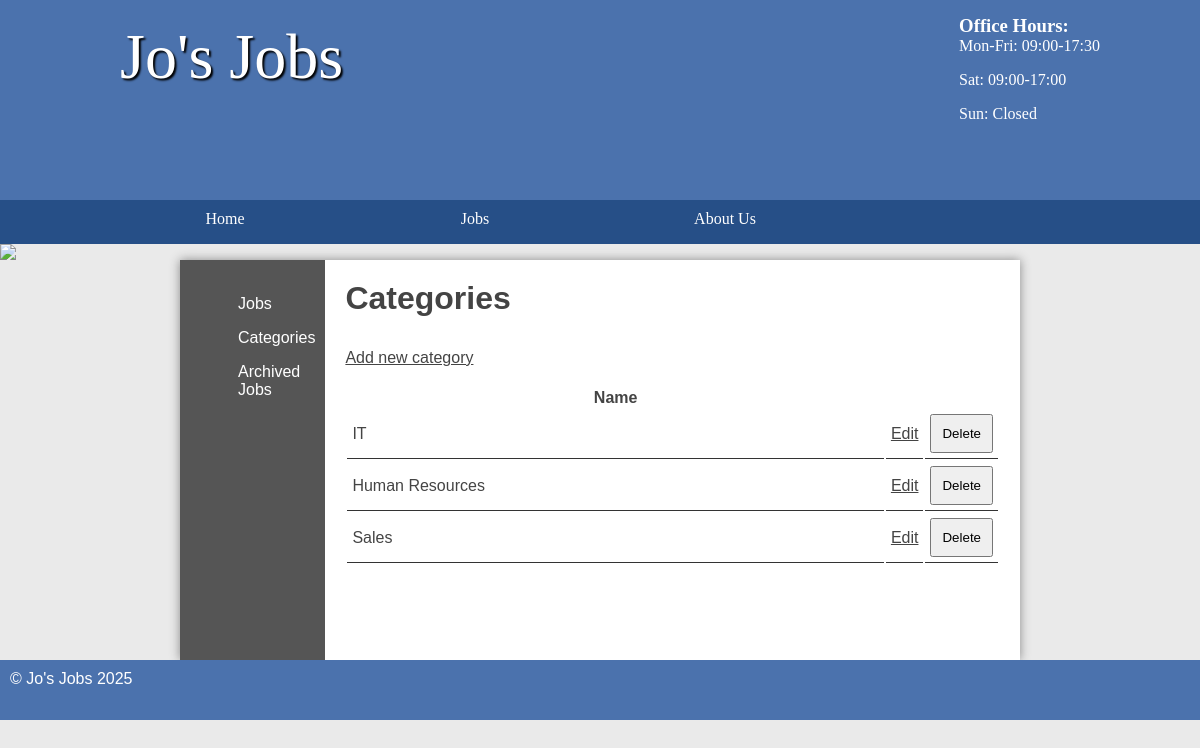
Page /jobs/public/admin/categories.php (signed in) on the committed database.
### tables this page shows
CREATE TABLE `category` (
  `id` int(11) NOT NULL AUTO_INCREMENT,
  `name` varchar(45) DEFAULT NULL,
  PRIMARY KEY (`id`)
);

### jobs/public/admin/categories.php (the view, shortened to what this page needs)
<?php
$pdo = new PDO('mysql:dbname=job;host=mysql', 'student', 'student');
?>
<!DOCTYPE html>
<html>
	<head>
		<link rel="stylesheet" href="/styles.css"/>
	</head>
	<body>
	<header>
		<section>
			<aside>
				<h3>Office Hours:</h3>
				<p>Mon-Fri: 09:00-17:30</p>
				<p>Sat: 09:00-17:00</p>
				<p>Sun: Closed</p>
			</aside>
			<h1>Jo's Jobs</h1>
		</section>
	</header>
	<nav>
		<ul>
			<li><a href="/">Home</a></li>
			<li>Jobs
			</li>
			<li><a href="/about.html">About Us</a></li>
		</ul>
	</nav>
	<img src="/images/randombanner.php"/>
	<main class="sidebar">
	<section class="left">
		<ul>
			<li><a href="jobs.php">Jobs</a></li>
			<li><a href="categories.php">Categories</a></li>
			<li><a href="archivedjobs.php">Archived Jobs</a></li>
		</ul>
	</section>
	<section class="right">
	<?php
		if (isset($_SESSION['loggedin']) && $_SESSION['loggedin'] == true) {
		?>
			<h2>Categories</h2>
			<a class="new" href="addcategory.php">Add new category</a>
			<?php
			echo '<table>';
			echo '<thead>';
			echo '<tr>';
			echo '<th>Name</th>';
			echo '<th style="width: 5%">&nbsp;</th>';
			echo '<th style="width: 5%">&nbsp;</th>';
			echo '</tr>';
			$categories = $pdo->query('SELECT * FROM category');
			foreach ($categories as $category) {
				echo '<tr>';
				echo '<td>' . $category['name'] . '</td>';
				echo '<td><a style="float: right" href="editcategory.php?id=' . $category['id'] . '">Edit</a></td>';
				echo '<td><form method="post" action="deletecategory.php">
				<input type="hidden" name="id" value="' . $category['id'] . '" />
				<input type="submit" name="submit" value="Delete" />
				</form></td>';
				echo '</tr>';
			}
			echo '</thead>';
			echo '</table>';
		}
	?>
</section>
	</main>
	<footer>
		&copy; Jo's Jobs 2025
	</footer>
</body>
</html>

### jobs/public/styles.css (style rules this page uses)
* { margin: 0; padding: 0; }
html { font-family: 'Oxygen-Regular', verdana, sans-serif; }
body { background-color: #eaeaea; }
header { background-color: #4b72ad ; color: white; height: 200px; }
header aside { float: right; margin-top: 15px; }
header section { width: 1000px; display: block; margin:auto; }
header h1 { float: left; margin-left: 20px; }
nav { width: 100%; background-color: #264f87; overflow: auto; }
body > img { width: 100%; display: block; }
nav ul { width: 1000px; margin: auto; display: block; list-style-type: none; }
nav ul li { width: 25%; float: left; overflow: auto; text-align: center; }
nav li { color: white; padding-top: 10px; display: block; }
nav a { color: white; text-decoration: none }
main ul { margin-left: 3em; }
main a { color: #333; }
nav { font-family: 'Oxygen-Regular'; }
header section { display: block; font-family: 'Oxygen-Regular', cursive; }
header h1 { font-weight: normal; }
h1 { font-size:4em; color: white; text-align: center; padding-top: 20px; text-shadow: 2px 2px 2px #000; }
main { min-height: 50vh; background-color: #fff; width: 70vw; display: block; margin: auto; box-shadow: 0px 0px 10px #888; color:#444; }
footer { min-height: 5vh; color: white; }
main h2 { font-size:2em; }
p, li, h2 { margin-bottom: 1em; }
footer { background-color: #4b72ad; padding: 10px; color: white; }
form select, form label, form input, form textarea { float: left; width: 200px; padding: 10px; margin-top: 20px; }
input[type="submit"] { clear: both; margin-left: 220px; width: 220px; }
.left ul { list-style-type: none }
section a { color: #444; }
table { width: 100%; margin-top: 20px; }
td { padding: 5px; border-bottom: 1px solid #333; }
.stock, .sidebar { display: table; }
.stock > ul, .sidebar .left { width: 10vw; list-style-type: none; display: table-cell; padding: 10px; background-color: #555; margin: 0; }
.stock .products, .sidebar .right { display: table-cell; padding: 20px; }
.stock > ul a, .sidebar .left a { color: white; text-decoration: none; }
table td input[type="submit"] { margin: 0; float: right; width: auto; padding: auto; }
.right { padding: 20px; }

### rows in the picture
category: name "IT"
category: name "Human Resources"
category: name "Sales"
